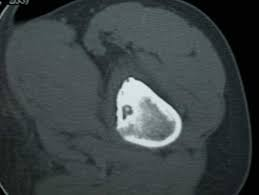
#> input picture 1.jpg, 259 x 195 px
$ python dedection.py
#> lines starting #> are read from the running program, lines starting #| are printed output that depends on the picture; after the words box and inside, x2 and y2 are one past the last pixel; in counts of white or black regions, pixels touching at a corner belong together
 # [38 lines of commented-out code are left out]


import cv2
import numpy as np
import matplotlib.pyplot as plt

# MRI görüntüsünü yükleme
image_path = "1.jpg"  # Dosyanızın adını girin
image = cv2.imread(image_path, cv2.IMREAD_GRAYSCALE)
#> image: shape (195, 259); min 0, max 236, mean 65.9

# Gürültüyü azaltmak için Gaussian Blur
blurred = cv2.GaussianBlur(image, (5,5), 0)

# Thresholding ile segmentasyon
_, binary = cv2.threshold(blurred, 100, 255, cv2.THRESH_BINARY)
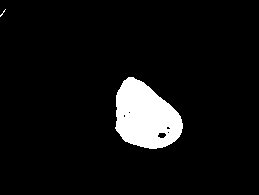
#> binary: shape (195, 259); 6.7% white; 2 white regions (1 under 20 px)

# Kontur bulma
contours, _ = cv2.findContours(binary, cv2.RETR_EXTERNAL, cv2.CHAIN_APPROX_SIMPLE)
#> contours = 2 contours, 1 with area under 20; largest, box (x1, y1, x2, y2) and area: (115, 77, 183, 149) 3341

# Orijinal görüntüye konturları ve sınır kutusunu çizme
output = cv2.cvtColor(image, cv2.COLOR_GRAY2BGR)
tumor_areas = []  # Tümörlerin alanlarını saklamak için liste

for contour in contours:
    x, y, w, h = cv2.boundingRect(contour)
    area = cv2.contourArea(contour)
    if area > 100:  # Küçük konturları yoksay
        tumor_areas.append(area)
        cv2.rectangle(output, (x, y), (x+w, y+h), (0, 255, 0), 2)  # Yeşil kutular
        cv2.putText(output, f"{area:.2f}", (x, y-10), cv2.FONT_HERSHEY_SIMPLEX, 0.5, (255, 255, 0), 2)
#> this loop made 2 passes
#> (x, y, w, h, area) on pass 1: (115, 77, 68, 72, 3341)
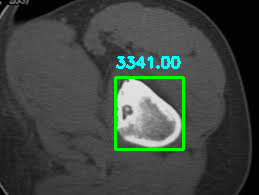
#> output: shape (195, 259, 3); mean B, G, R 66.2, 70.4, 63.9
#> after the loop, tumor_areas = [3341]

# Görüntüleri görselleştirme
plt.figure(figsize=(12,5))

plt.subplot(1,3,1)
plt.title("Orijinal Görüntü")
plt.imshow(image, cmap="gray")

plt.subplot(1,3,2)
plt.title("Segmentasyon")
plt.imshow(binary, cmap="gray")

plt.subplot(1,3,3)
plt.title("Tespit Edilen Tümörler")
plt.imshow(output)

plt.tight_layout()
plt.show()
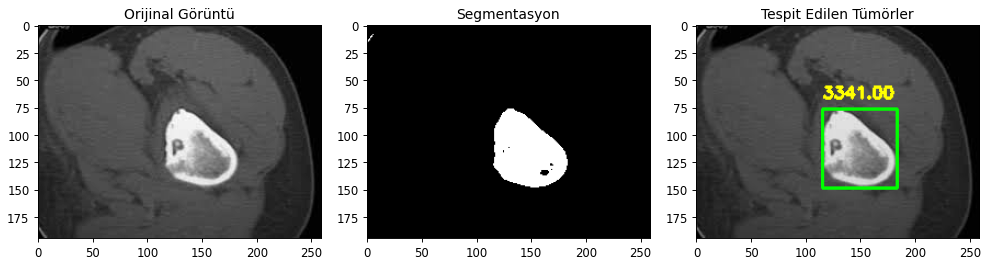
#> figure drawn by matplotlib, 3 panels; B, G, R data is drawn as R, G, B

# Tümörlerin toplam alanını yazdırma
total_area = sum(tumor_areas)
#> total_area = 3341
print(f"Tümörlerin toplam alanı: {total_area:.2f} piksel²")
#| Tümörlerin toplam alanı: 3341.00 piksel²
